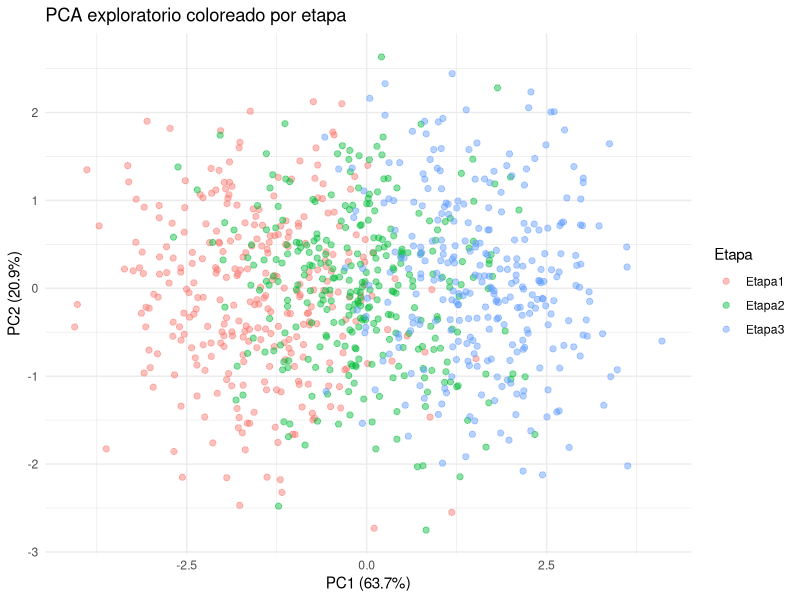
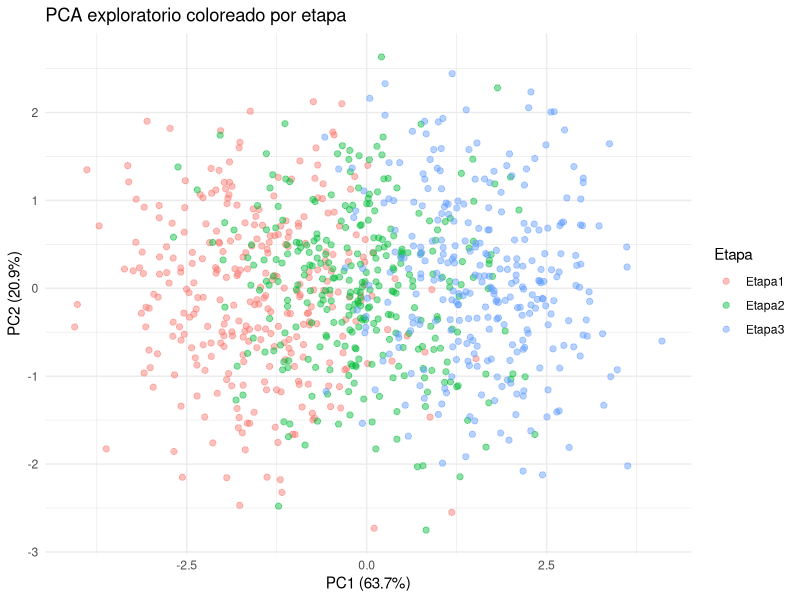

Source code (R) for these figures, in order: (Note: this script raises an error after producing the figures.)
## ---- chunk 1
#| label: paquetes
#| message: false
#| warning: false

library(readxl)
library(dplyr)
library(ggplot2)
## ---- chunk 2
#| label: importar-datos

datos <- read_excel("../data/U6_datos_pca.xlsx")
## ---- chunk 3
#| label: explorar-datos

head(datos)
dim(datos)
names(datos)
str(datos)
## ---- chunk 4
#| label: preparar-datos

metadatos <- datos %>%
  select(muestra, etapa, tratamiento, sitio)

genes <- c("TAR", "ARF", "CO", "GA")

datos_pca <- datos %>%
  select(all_of(genes))

head(metadatos)
head(datos_pca)
## ---- chunk 5
#| label: pca

pca_resultado <- prcomp(
  datos_pca,
  center = TRUE,
  scale. = TRUE
)
## ---- chunk 6
#| label: varianza-explicada

varianza <- pca_resultado$sdev^2
varianza_explicada <- varianza / sum(varianza)

tabla_varianza <- data.frame(
  componente = paste0("PC", seq_along(varianza_explicada)),
  varianza_explicada = varianza_explicada,
  porcentaje = varianza_explicada * 100
)

tabla_varianza
## ---- chunk 7
#| label: porcentajes-ejes

pc1 <- round(tabla_varianza$porcentaje[1], 1)
pc2 <- round(tabla_varianza$porcentaje[2], 1)
## ---- chunk 8
#| label: coordenadas-pca

pca_scores <- as.data.frame(pca_resultado$x)

pca_scores <- bind_cols(metadatos, pca_scores)

head(pca_scores)
## ---- chunk 9
#| label: figura-pca
#| fig-width: 7
#| fig-height: 5

pca_etapa <- ggplot(pca_scores, aes(x = PC1, y = PC2, color = etapa)) +
  geom_point(size = 1.8, alpha = 0.45) +
  labs(
    title = "PCA exploratorio coloreado por etapa",
    x = paste0("PC1 (", pc1, "%)"),
    y = paste0("PC2 (", pc2, "%)"),
    color = "Etapa"
  ) +
  theme_minimal()

pca_etapa
## ---- chunk 10
#| label: guardar-resultados

ggsave(
  filename = "../results/U6_pca_reporte_etapa.png",
  plot = pca_etapa,
  width = 7,
  height = 5,
  dpi = 300
)

write.csv(
  tabla_varianza,
  "../results/U6_pca_reporte_varianza_explicada.csv",
  row.names = FALSE
)

write.csv(
  pca_scores,
  "../results/U6_pca_reporte_scores.csv",
  row.names = FALSE
)
